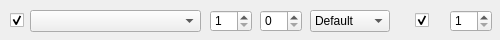
               <widget class="QWidget" name="gem5" native="true">
                <property name="geometry">
                 <rect>
                  <x>400</x>
                  <y>220</y>
                  <width>500</width>
                  <height>40</height>
                 </rect>
                </property>
                <widget class="QCheckBox" name="check_GemRemove5">
                 <property name="geometry">
                  <rect>
                   <x>10</x>
                   <y>10</y>
                   <width>20</width>
                   <height>20</height>
                  </rect>
                 </property>
                 <property name="text">
                  <string/>
                 </property>
                 <property name="checked">
                  <bool>true</bool>
                 </property>
                </widget>
                <widget class="QComboBox" name="combo_GemList5">
                 <property name="geometry">
                  <rect>
                   <x>30</x>
                   <y>10</y>
                   <width>171</width>
                   <height>22</height>
                  </rect>
                 </property>
                </widget>
                <widget class="QSpinBox" name="spin_GemLevel5">
                 <property name="geometry">
                  <rect>
                   <x>210</x>
                   <y>10</y>
                   <width>42</width>
                   <height>22</height>
                  </rect>
                 </property>
                 <property name="minimum">
                  <number>1</number>
                 </property>
                 <property name="maximum">
                  <number>20</number>
                 </property>
                </widget>
                <widget class="QSpinBox" name="spin_GemQuality5">
                 <property name="geometry">
                  <rect>
                   <x>260</x>
                   <y>10</y>
                   <width>42</width>
                   <height>22</height>
                  </rect>
                 </property>
                 <property name="maximum">
                  <number>40</number>
                 </property>
                </widget>
                <widget class="QComboBox" name="combo_GemVariant5">
                 <property name="geometry">
                  <rect>
                   <x>310</x>
                   <y>10</y>
                   <width>80</width>
                   <height>22</height>
                  </rect>
                 </property>
                 <item>
                  <property name="text">
                   <string extracomment="Default">Default</string>
                  </property>
                 </item>
                 <item>
                  <property name="text">
                   <string extracomment="Alternate1">Anomalous</string>
                  </property>
                 </item>
                 <item>
                  <property name="text">
                   <string extracomment="Alternate2">Divergent</string>
                  </property>
                 </item>
                 <item>
                  <property name="text">
                   <string extracomment="Alternate3">Phantasmal</string>
                  </property>
                 </item>
                </widget>
                <widget class="QCheckBox" name="check_GemEnabled5">
                 <property name="geometry">
                  <rect>
                   <x>415</x>
                   <y>10</y>
                   <width>20</width>
                   <height>20</height>
                  </rect>
                 </property>
                 <property name="text">
                  <string/>
                 </property>
                 <property name="checked">
                  <bool>true</bool>
                 </property>
                </widget>
                <widget class="QSpinBox" name="spin_GemCount5">
                 <property name="geometry">
                  <rect>
                   <x>450</x>
                   <y>10</y>
                   <width>42</width>
                   <height>22</height>
                  </rect>
                 </property>
                 <property name="minimum">
                  <number>1</number>
                 </property>
                 <property name="maximum">
                  <number>20</number>
                 </property>
                </widget>
               </widget>
